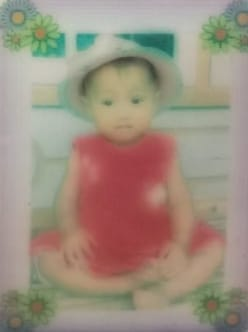
#> input picture ImageRestoration/image/al.jpeg, 248 x 332 px
$ python restorasi.py
#> lines starting #> are read from the running program, lines starting #| are printed output that depends on the picture
import imageio.v2 as img
import numpy as np
import matplotlib.pyplot as plt
import os
import sys
from scipy.ndimage import gaussian_filter, median_filter
from scipy.signal import convolve2d

# KERNEL FILTER
# Kernel averaging 3x3 untuk smoothing gambar
# Setiap pixel diganti dengan rata-rata pixel tetangganya
averaging_kernel = np.array([
    [1/9, 1/9, 1/9],
    [1/9, 1/9, 1/9],
    [1/9, 1/9, 1/9]
])

# BACA GAMBAR
# Tentukan direktori base dan path gambar
BASE_DIR = os.path.dirname(__file__)
image_path = os.path.join(BASE_DIR, 'image', 'al.jpeg')

# Validasi file ada
if not os.path.exists(image_path):
    print(f"File tidak ditemukan: {image_path}")
    sys.exit(1)

# Baca gambar dalam format RGB
image_color = img.imread(image_path)
#> image_color is the input picture: shape (332, 248, 3); mean R, G, B 156.9, 142.7, 127.9

# KONVERSI KE GRAYSCALE
# Jika gambar berwarna (3 channel), konversi ke grayscale
# Menggunakan weighted average: R*0.299 + G*0.587 + B*0.114
if image_color.ndim == 3:
    image_gray = np.dot(image_color[...,:3], [0.299, 0.587, 0.114])
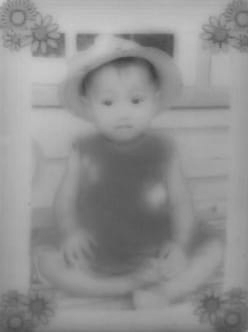
#> image_gray: shape (332, 248) float64; min 64.61, max 202.9, mean 145.3
else:
    image_gray = image_color

# Ubah ke float64 untuk kalkulasi
image_gray = image_gray.astype(np.float64)

# TAMBAHKAN NOISE (SIMULASI GAMBAR RUSAK)
# Tambahkan Gaussian noise untuk simulasi gambar yang terdegradasi
# Noise dibuat dengan distribusi normal (mean=0, std=15)
noise = np.random.normal(0, 15, image_gray.shape)
image_noisy = image_gray + noise
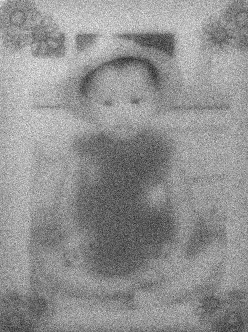
#> image_noisy: shape (332, 248) float64; min 32.08, max 248.1, mean 145.2
image_noisy = np.clip(image_noisy, 0, 255)

# RESTORATION - GAUSSIAN FILTER
# Filter Gaussian untuk smoothing gambar
# sigma=1.0 mengontrol tingkat smoothing
# Efektif untuk menghilangkan Gaussian noise
image_gaussian = gaussian_filter(image_noisy, sigma=1.0)

# RESTORATION - MEDIAN FILTER
# Median filter sangat efektif untuk salt-and-pepper noise
# Mengganti setiap pixel dengan median nilai tetangganya
# size=3 berarti menggunakan kernel 3x3
image_median = median_filter(image_noisy, size=3)

# RESTORATION - AVERAGING FILTER
# Convolve gambar dengan averaging kernel
# Setiap pixel dirata-ratakan dengan tetangganya
# mode='same' = output ukuran sama dengan input
# boundary='symm' = padding simetri
image_averaging = convolve2d(image_noisy, averaging_kernel, mode='same', boundary='symm')
image_averaging = np.clip(image_averaging, 0, 255)

# VISUALISASI HASIL
# Buat figure dengan 6 subplot untuk perbandingan
plt.figure(figsize=(16, 12))

# Subplot 1: Gambar original (tanpa noise)
plt.subplot(2, 3, 1)
plt.imshow(image_gray, cmap='gray')
plt.title('Gambar Original (Tanpa Noise)', fontsize=12, fontweight='bold')
plt.axis('off')

# Subplot 2: Gambar dengan noise (rusak)
plt.subplot(2, 3, 2)
plt.imshow(image_noisy, cmap='gray')
plt.title('Gambar Rusak (Dengan Noise)', fontsize=12, fontweight='bold')
plt.axis('off')

# Subplot 3: Hasil restoration dengan Gaussian filter
plt.subplot(2, 3, 3)
plt.imshow(image_gaussian, cmap='gray')
plt.title('Restoration: Gaussian Filter', fontsize=12, fontweight='bold')
plt.axis('off')

# Subplot 4: Hasil restoration dengan Median filter
plt.subplot(2, 3, 4)
plt.imshow(image_median, cmap='gray')
plt.title('Restoration: Median Filter', fontsize=12, fontweight='bold')
plt.axis('off')

# Subplot 5: Hasil restoration dengan Averaging filter
plt.subplot(2, 3, 5)
plt.imshow(image_averaging, cmap='gray')
plt.title('Restoration: Averaging Filter', fontsize=12, fontweight='bold')
plt.axis('off')

# Subplot 6: Perbandingan sebelum dan sesudah restoration
plt.subplot(2, 3, 6)
combined = np.hstack([image_noisy, image_gaussian])
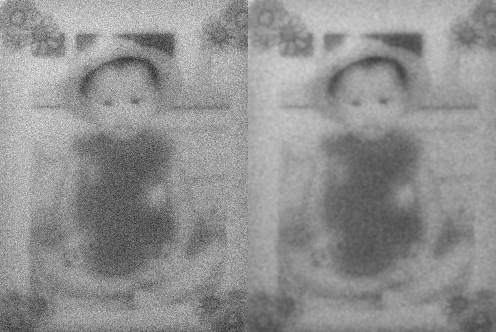
#> combined: shape (332, 496) float64; min 32.08, max 248.1, mean 145.2
plt.imshow(combined, cmap='gray')
plt.title('Sebelum (kiri) vs Sesudah Gaussian (kanan)', fontsize=12, fontweight='bold')
plt.axis('off')

# Tata letak subplot
plt.tight_layout()

# Tampilkan semua subplot
plt.show()

print("Program selesai!")

$ run again, with ImageRestoration/image/image.png saved as ImageRestoration/image/al.jpeg
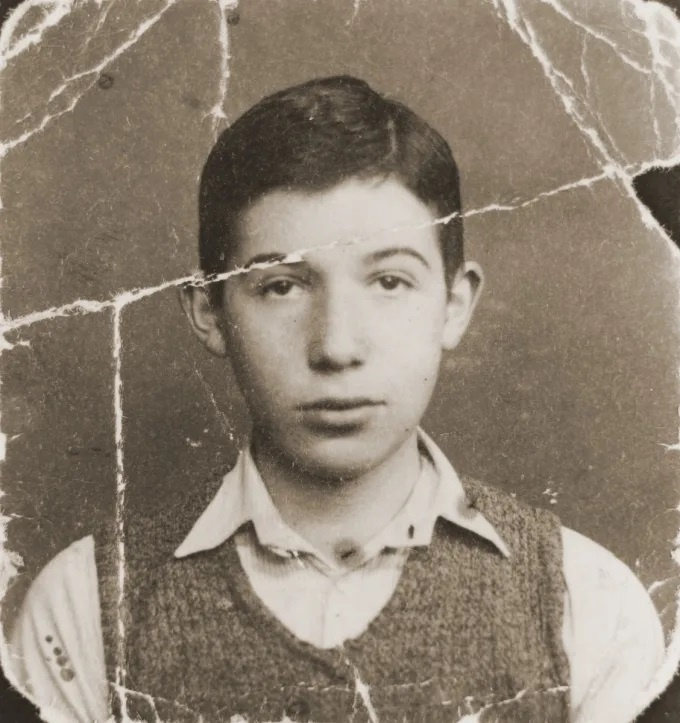
#> input picture ImageRestoration/image/image.png, 680 x 723 px
#> image_color is the input picture: shape (723, 680, 3); mean R, G, B 141.4, 129.1, 114.1
#> `image_gray = np.dot(image_color[...,:3], [0.299, 0.587, 0.114])`:
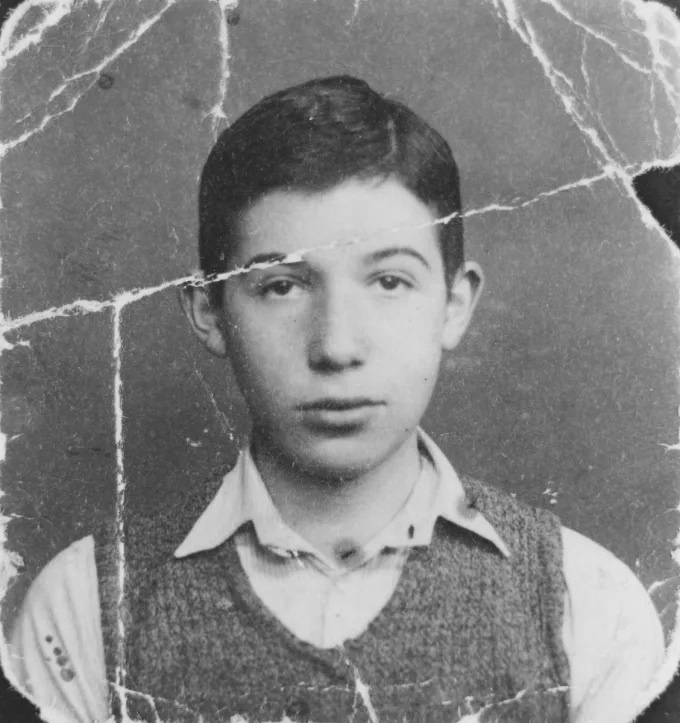
#> image_gray: shape (723, 680) float64; min 32.66, max 236.1, mean 131.1
#> `combined = np.hstack([image_noisy, image_gaussian])`:
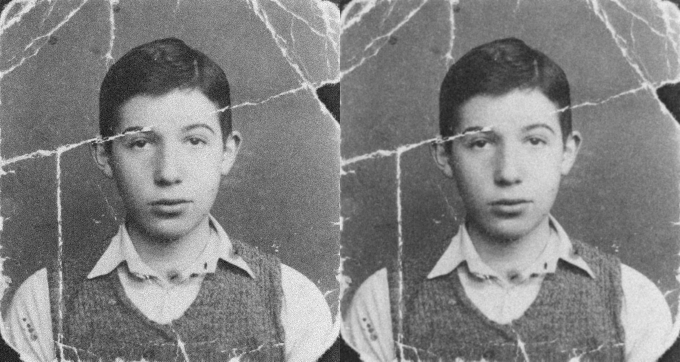
#> combined: shape (723, 1360) float64 (shown at 1/2 size); min 0, max 255, mean 131.1
